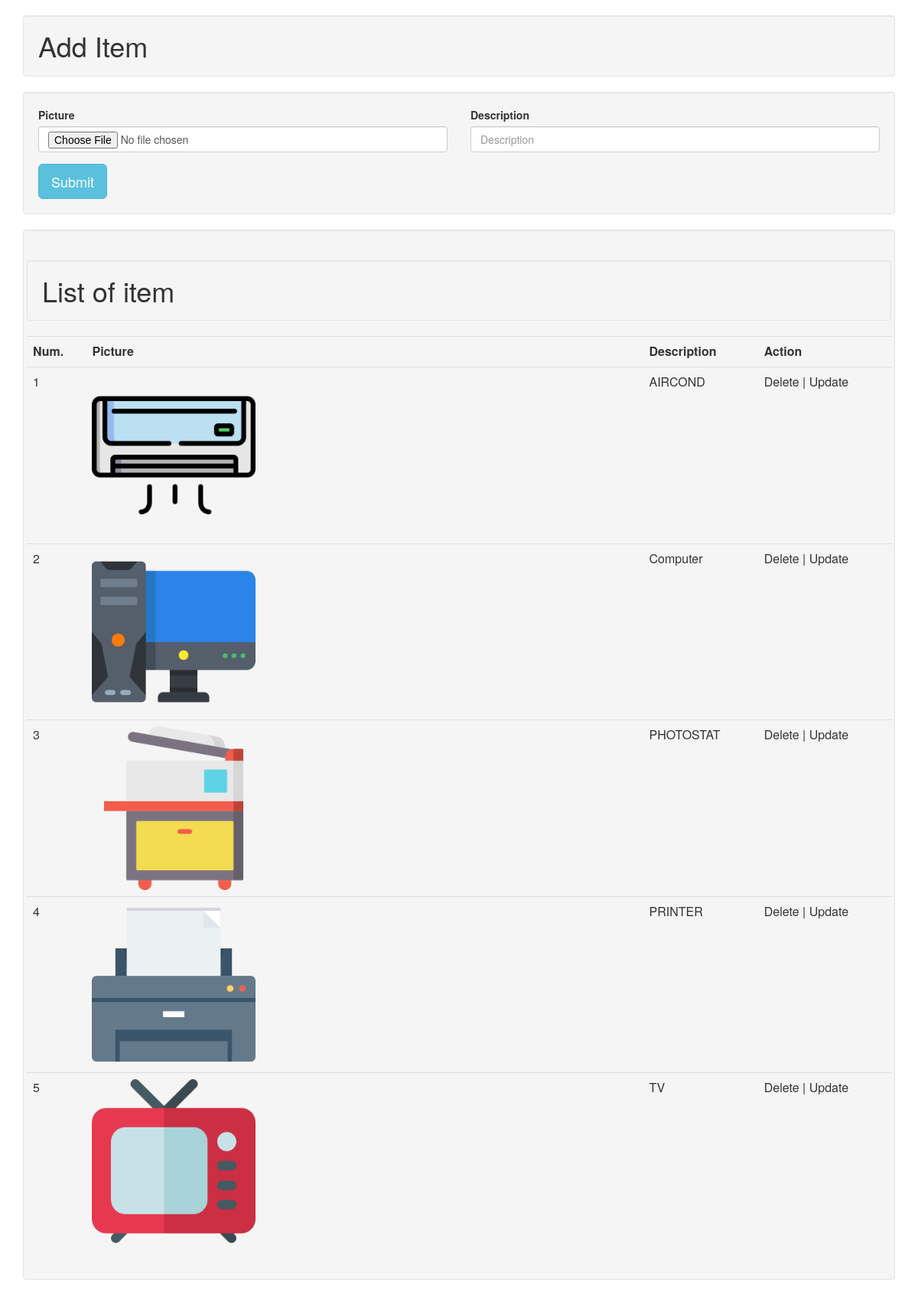
Screenshot of /collector/bekap/additem.php with the database file from the repository.
### tables this page shows
CREATE TABLE `item2` (
  `id` int(11) NOT NULL,
  `pic` varchar(1000) NOT NULL,
  `des` varchar(1000) NOT NULL
);

### collector/bekap/additem.php (the view, shortened to what this page needs)
<?php
include("database/db_conection.php");
?>
<html>
<head>
</head>
<body>
<link href="//maxcdn.bootstrapcdn.com/bootstrap/3.3.0/css/bootstrap.min.css" rel="stylesheet" id="bootstrap-css">
<div class="container">
    <h1 class="well">Add Item</h1>
	<div class="col-lg-12 well">
	<div class="row">
				<form method="POST" enctype="multipart/form-data">
					<div class="col-sm-12">
						<div class="row">
								<div class="col-sm-6 form-group">
								<label>Picture</label>
								<input type="file" name="pic" class="form-control">
							</div>
								<div class="col-sm-6 form-group">
								<label>Description</label>
								<input type="text" name="des" placeholder="Description" class="form-control">
							</div>
						</div>
					<input type="submit" name="submit" class="btn btn-lg btn-info"></submit>
					</div>
				</form>
				</div>
	</div>
		<div class="col-lg-12 well">
	<div class="row">
	   <h1 class="well">List of item</h1>
		<table class="table">
		<tr>
		<th>Num.</th>
		<th>Picture</th>
		<th>Description</th>
		<th>Action</th>
		</tr>
		<?PHP
		$num=1;
		$hsn=mysqli_query($dbcon,"select * from item2 order by des ASC");
		while($jhs=mysqli_fetch_array($hsn)){
		?>
		<tr>
		<td><?PHP echo $num++;?></td>
		<td><img src="../img/s/<?PHP echo $jhs['pic'];?>" width="30%"></td>
		<td><?PHP echo $jhs['des'];?></td>
		<td>Delete | Update</td>
		</tr>
		<?PHP
		}
		?>
		</table>
				</div>
	</div>
	</div>
	</body>
</html>

### rows the page displays
item2: pic (picture), des "AIRCOND"
item2: pic (picture), des "Computer"
item2: pic (picture), des "PHOTOSTAT"
item2: pic (picture), des "PRINTER"
item2: pic (picture), des "TV"
